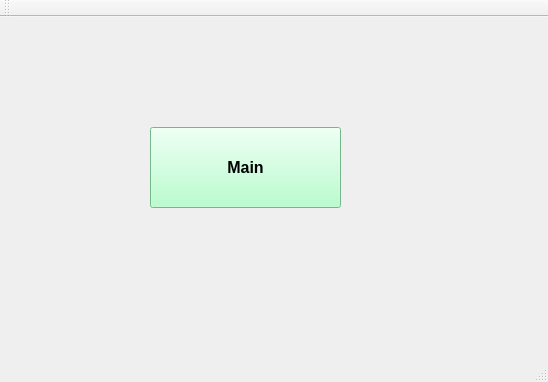
<?xml version="1.0" encoding="UTF-8"?>
<ui version="4.0">
 <class>MainWindow</class>
 <widget class="QMainWindow" name="MainWindow">
  <property name="geometry">
   <rect>
    <x>0</x>
    <y>0</y>
    <width>548</width>
    <height>382</height>
   </rect>
  </property>
  <property name="windowTitle">
   <string>MainWindow</string>
  </property>
  <widget class="QWidget" name="centralWidget">
   <widget class="QPushButton" name="MWinpushButton">
    <property name="geometry">
     <rect>
      <x>150</x>
      <y>110</y>
      <width>191</width>
      <height>81</height>
     </rect>
    </property>
    <property name="font">
     <font>
      <pointsize>12</pointsize>
      <weight>75</weight>
      <bold>true</bold>
     </font>
    </property>
    <property name="styleSheet">
     <string notr="true">background-color: rgb(165, 255, 194);</string>
    </property>
    <property name="text">
     <string>Main</string>
    </property>
   </widget>
  </widget>
  <widget class="QMenuBar" name="menuBar">
   <property name="geometry">
    <rect>
     <x>0</x>
     <y>0</y>
     <width>548</width>
     <height>21</height>
    </rect>
   </property>
  </widget>
  <widget class="QToolBar" name="mainToolBar">
   <attribute name="toolBarArea">
    <enum>TopToolBarArea</enum>
   </attribute>
   <attribute name="toolBarBreak">
    <bool>false</bool>
   </attribute>
  </widget>
  <widget class="QStatusBar" name="statusBar"/>
 </widget>
 <layoutdefault spacing="6" margin="11"/>
 <resources/>
 <connections/>
</ui>
